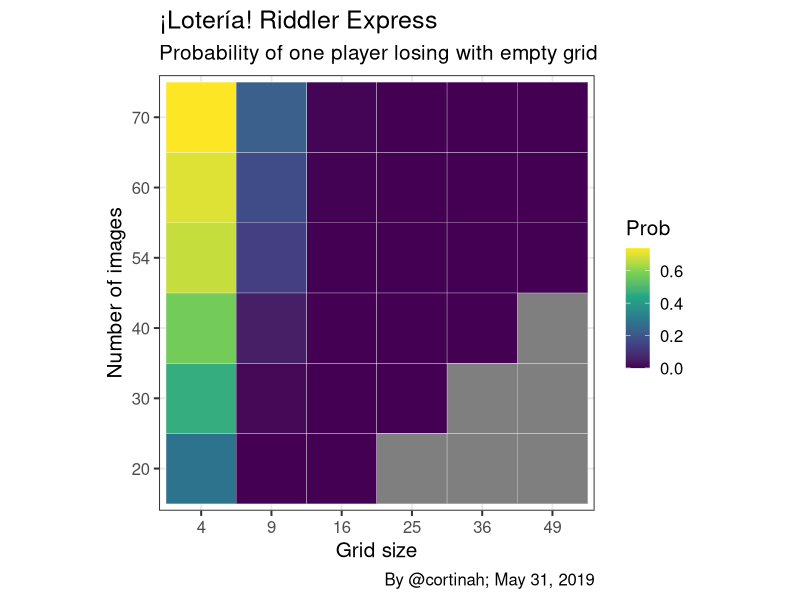

Write the R code that produced this figure.
## ---- chunk 1
library(tidyverse)
0:15 %>% map_dbl(~ (54 -.x -16) / (54 - .x)) %>% prod()
## ---- chunk 2
loteria <- function(grid=16, symbols=54) {
  
seq(from=0, to=(grid-1)) %>%
map_dbl(~ (symbols -.x -(grid+1)) / (symbols - .x)) %>% prod()
}


gridprob <- data.frame(x=rep(c(4,9,16,25,36,49),6),
                      y=rep(c(20,30,40,54,60,70), each=6))

gridprob$Prob <- map2_dbl(gridprob$x, gridprob$y, loteria)

ggplot(gridprob, aes(x=as.factor(x),y=as.factor(y),fill=Prob)) +
 geom_tile(color='white') +theme_bw(base_size = 15) +
 scale_fill_viridis_c(option = 'D') +coord_fixed() +
 labs(x='Grid size', y='Number of images', caption='By @cortinah; May 31, 2019',
 title='¡Lotería! Riddler Express',
 subtitle = 'Probability of one player losing with empty grid')
